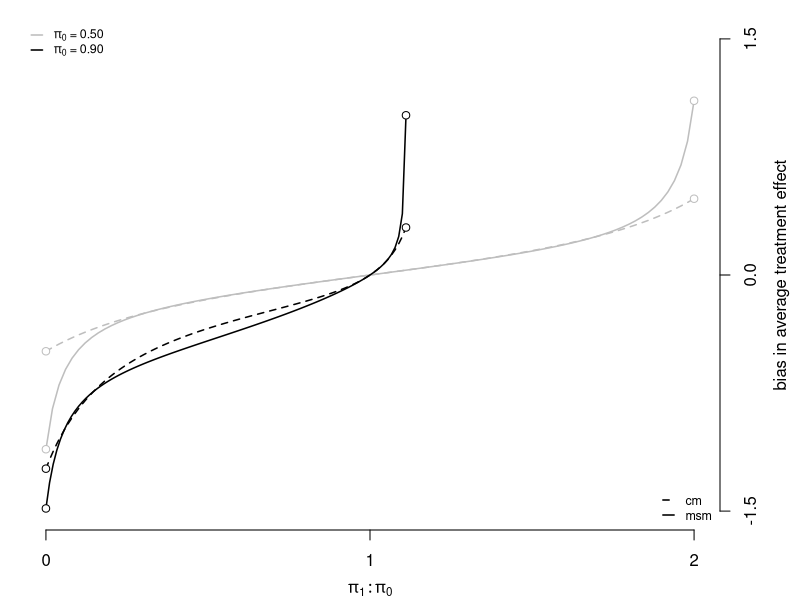
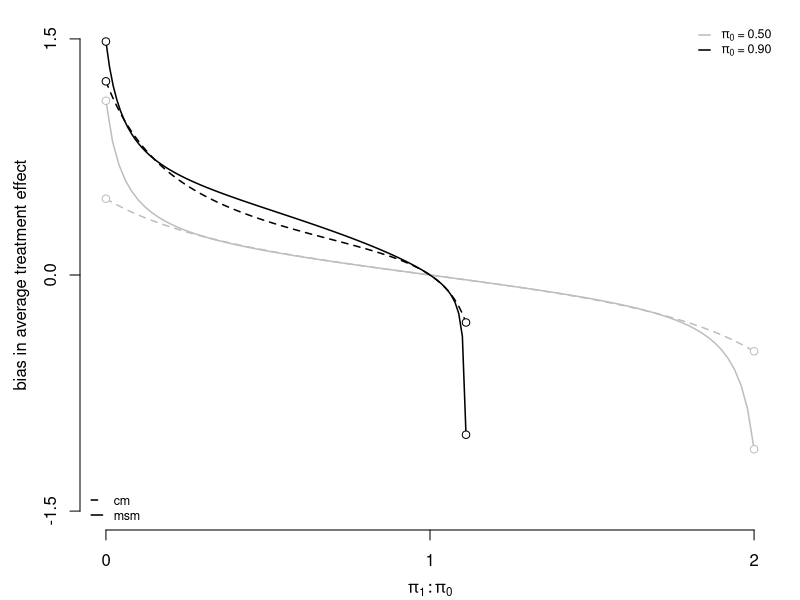
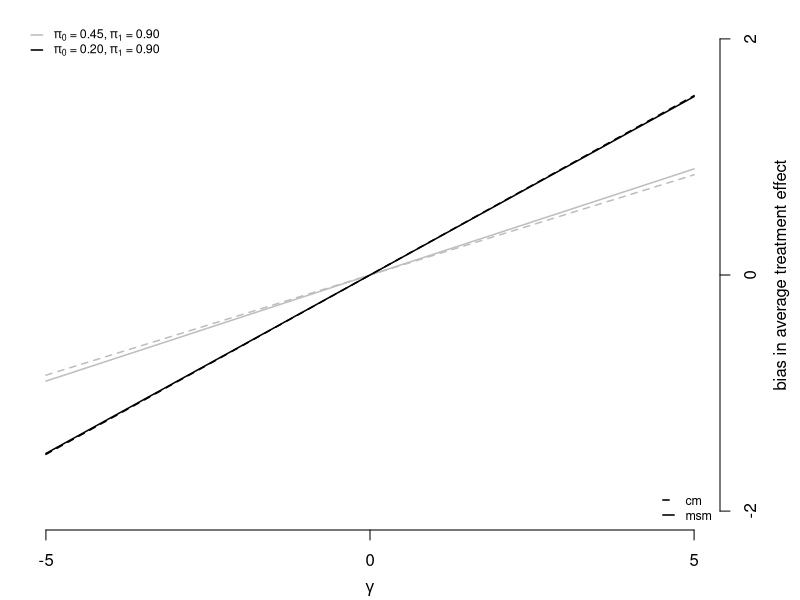
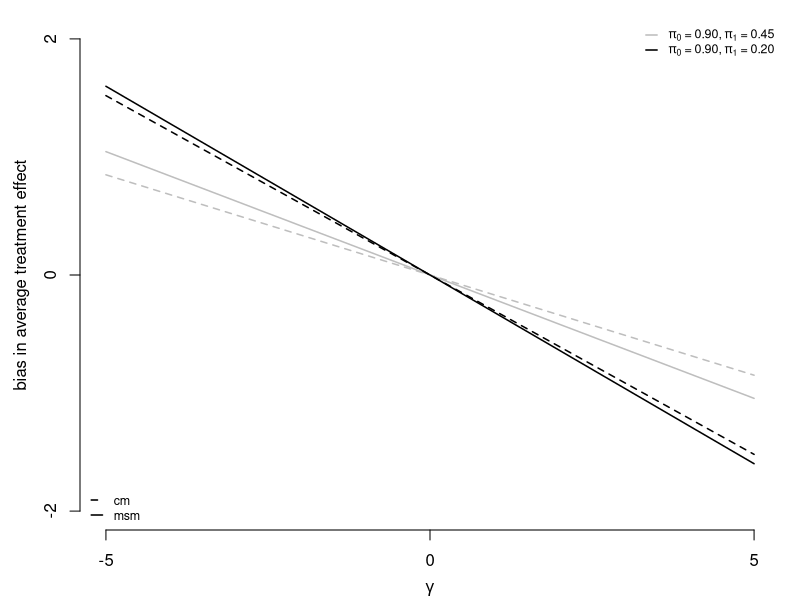
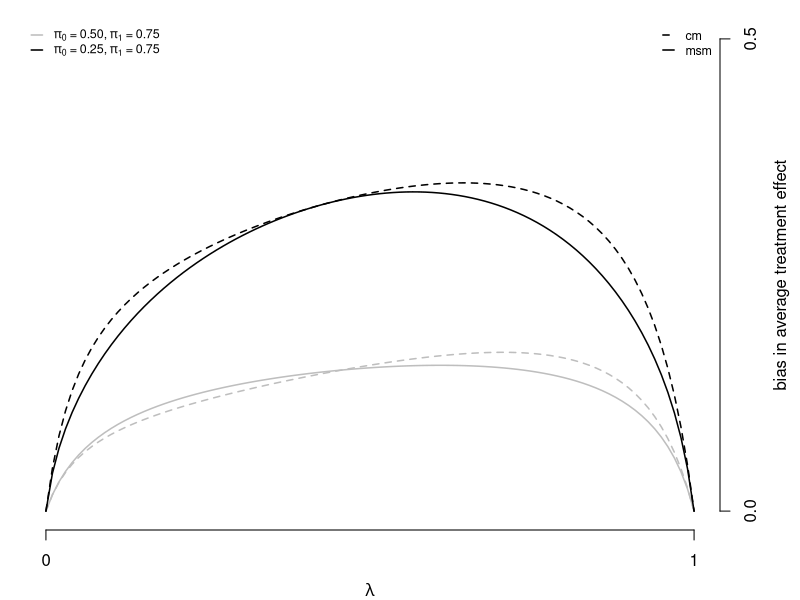
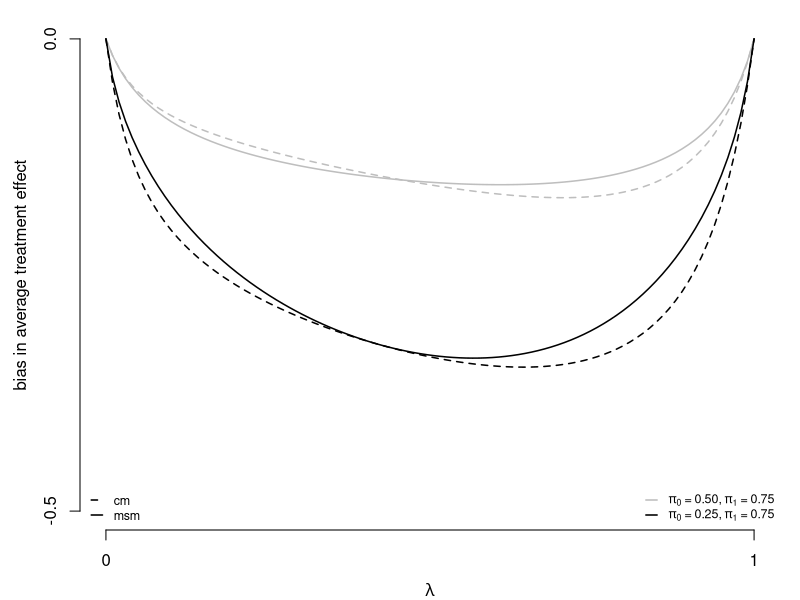
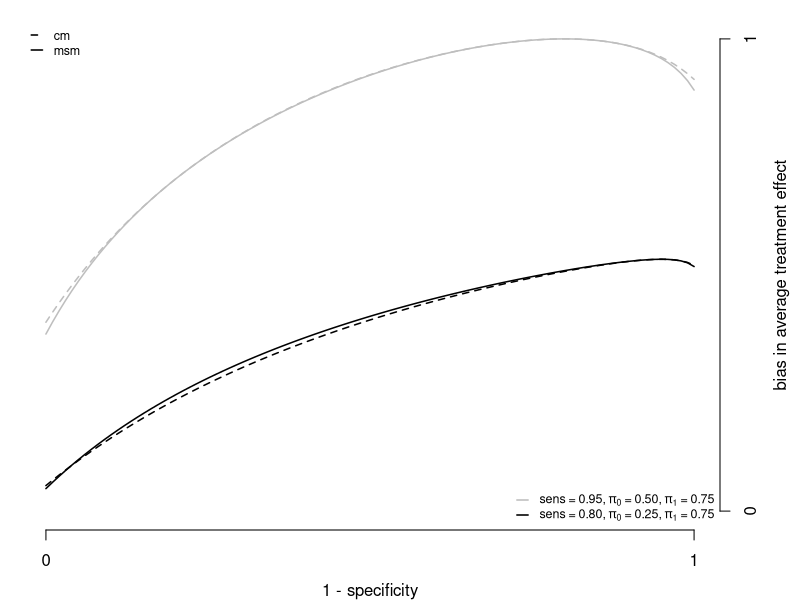
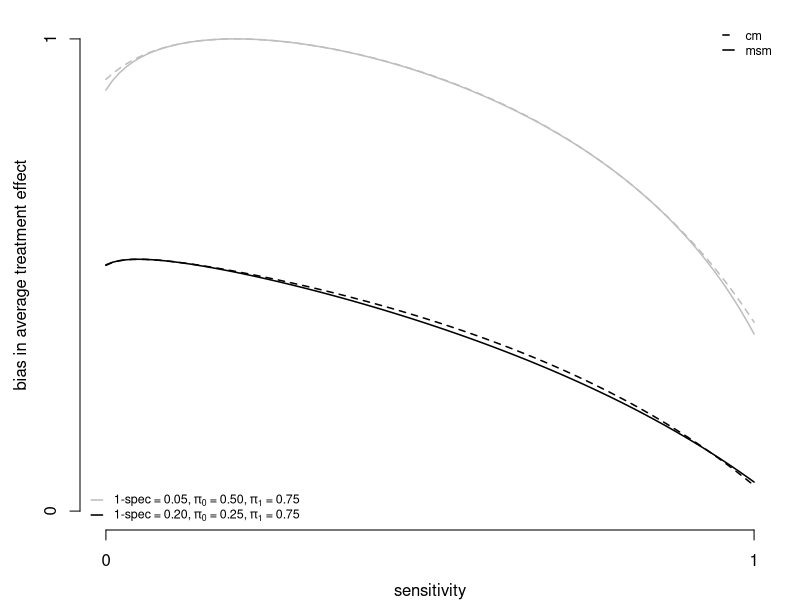

These charts were generated, in order, by the following R code:
#---------------------------------------------------------------------------------------------------------
#This code creates Figure 2a-2h in 'Sensitivity analysis for bias due to a misclassfied confounding variab
#le in marginal structural models'------------------------------------------------------------------------
#Author: Linda Nab, l.nab@lumc.nl-------------------------------------------------------------------------
#Date: 05122019-------------------------------------------------------------------------------------------
#---------------------------------------------------------------------------------------------------------

#Bias expressions ----------------------------------------------------------------------------------------
#---------------------------------------------------------------------------------------------------------
#read for the derivations of these bias expressions the appendix of the original paper--------------------
#---------------------------------------------------------------------------------------------------------
figures_dir <- "./figures"
#bias in conditional model
bias_cm <- function(par){
  alpha <- 1
  beta <- par[1]; gamma <- par[2]; lambda <- par[3]
  p_0 <- par[4]; p_1 <- par[5]; pi_0 <- par[6]; pi_1 <- par[7]
  #omega = P(A)
  omega <- pi_0 * (1-lambda) + pi_1 * lambda
  #ell = P(L^*)
  ell <- p_0 * (1-lambda) + p_1 * lambda
  #pi_star = P(A|L_star=l_star)
  pi_star <- function(l_star){
    term0 <- pi_0 * ((1-p_0)^(1-l_star)*p_0^l_star*(1-lambda)) / ((1-ell)^(1-l_star)*ell^l_star)
    term1 <- pi_1 * ((1-p_1)^(1-l_star)*p_1^l_star*lambda) / ((1-ell)^(1-l_star)*ell^l_star)
    return(term0 + term1)
  }
  #phi = P(L|A=a,L_star=l_star)
  phi <- function(a, l_star){
    out <- (lambda*(1-pi_1)^(1-a)*pi_1^a*(1-p_1)^(1-l_star)*p_1^l_star) / 
      ((1-pi_star(l_star))^(1-a)*pi_star(l_star)^a*(1-ell)^(1-l_star)*ell^l_star)
    return(out)
  }
  #bias
  temp <- (pi_star(1)*ell*(1-omega)-pi_star(1)*(pi_star(1) - pi_star(0))*ell*(1-ell)) / 
  (omega*(1-omega)-(pi_star(1)-pi_star(0))^2*ell*(1-ell))
  bias_cm <- gamma * (phi(1,0) - phi(0,0)) * (1 - temp) + 
                gamma * (phi(1,1) - phi(0,1)) * temp
  return(bias_cm)
}

#bias in msm estimated using ipw
bias_msm <- function(par){
  alpha <- 1
  beta <- par[1]; gamma <- par[2]; lambda <- par[3]
  p_0 <- par[4]; p_1 <- par[5]; pi_0 <- par[6]; pi_1 <- par[7]
  #omega = P(A)
  omega <- pi_0 * (1-lambda) + pi_1 * lambda
  #ell = P(L^*)
  ell <- p_0 * (1-lambda) + p_1 * lambda
  #pi_star = P(A|L_star=l_star)
  pi_star <- function(l_star){
    term0 <- pi_0 * ((1-p_0)^(1-l_star)*p_0^l_star*(1-lambda)) / ((1-ell)^(1-l_star)*ell^l_star)
    term1 <- pi_1 * ((1-p_1)^(1-l_star)*p_1^l_star*lambda) / ((1-ell)^(1-l_star)*ell^l_star)
    return(term0 + term1)
  }
  #phi = P(L|A=a,L_star=l_star)
  phi <- function(a, l_star){
    out <- (lambda*(1-pi_1)^(1-a)*pi_1^a*(1-p_1)^(1-l_star)*p_1^l_star) / 
      ((1-pi_star(l_star))^(1-a)*pi_star(l_star)^a*(1-ell)^(1-l_star)*ell^l_star)
    return(out)
  }
  #bias
  bias_msm <- gamma * (phi(1,0) - phi(0,0)) * (1 - ell) + 
                   gamma * (phi(1,1) - phi(0,1)) * ell
  return(bias_msm)
}

#Scenarios------------------------------------------------------------------------------------------------
#---------------------------------------------------------------------------------------------------------
#Plot a. Varying pi_1 and the pi_1/pi_0 ratio and gamma > 0-----------------------------------------------
#---------------------------------------------------------------------------------------------------------
#a1: beta = 1, gamma = 2, lambda = 0.5, p_0 = 0.05, p_1 = 0.9, pi_0 = 0.5, pi_1 = varying (from 0 to 1)---
a1 <- matrix(nrow = 100, ncol = 8)
a1[,1] <- 1; a1[,2] <- 2; a1[,3] <- 0.5; a1[,4] <- 0.05; a1[,5] <- 0.9
a1[,6] <- 0.5; a1[,7] <- seq(from = 0, to = 1, length.out = 100); a1[,8] <- a1[,7] / a1[,6] #pi_1/pi_0
#a2: beta = 1, gamma = 2, lambda = 0.5, p_0 = 0.05, p_1 = 0.9, pi_0 = 0.9, pi_1 = varying (from 0 to 1)---
a2 <- matrix(nrow = 100, ncol = 8)
a2[,1] <- 1; a2[,2] <- 2; a2[,3] <- 0.5; a2[,4] <- 0.05; a2[,5] <- 0.9
a2[,6] <- 0.9; a2[,7] <- seq(from = 0, to = 1, length.out = 100); a2[,8] <- a2[,7] / a2[,6] #pi_1/pi_0
#plot a1 + a2---------------------------------------------------------------------------------------------
#---------------------------------------------------------------------------------------------------------
png(paste0(figures_dir,"/pi1pi0_1.png"), width = 4, height = 4, units = 'in', res = 100)
par(mar = c(3.5, rep(1, 2), 4))
plot(a1[,8], apply(a1, 1, bias_cm), type = 'l', pch = 20, 
     col = "grey", lty = 2, xaxt = "n", yaxt = "n", lwd = 1.5, 
     frame.plot = F, ann = F,
     xlim = c(0, 2), ylim = c(-1.5, 1.5))
points(a1[1,8], bias_cm(a1[1,]), pch = 21, col = "grey", bg = "white")
points(a1[100,8], bias_cm(a1[100,]), pch = 21, col = "grey", bg = "white")
lines(a1[,8], apply(a1, 1, bias_msm), col = "grey", lwd = 1.5)
points(a1[1,8], bias_msm(a1[1,]), pch = 21, col = "grey", bg = "white")
points(a1[100,8], bias_msm(a1[100,]), pch = 21, col = "grey", bg = "white")
lines(a2[,8], apply(a2, 1, bias_cm), lty = 2, lwd = 1.5)
points(a2[1,8], bias_cm(a2[1,]), pch = 21, bg = "white")
points(a2[100,8], bias_cm(a2[100,]), pch = 21, bg = "white")
lines(a2[,8], apply(a2, 1, bias_msm), lwd = 1.5)
points(a2[1,8], bias_msm(a2[1,]), pch = 21, bg = "white")
points(a2[100,8], bias_msm(a2[100,]), pch = 21, bg = "white")
axis(1, at = c(0, 1, 2))
mtext(expression(pi[1]:pi[0]), side = 1, line = 2.5)
axis(4, at = c(-1.5, 0, 1.5))
mtext("bias in average treatment effect", side = 4, line = 2.5)
legend("topleft", legend = c(expression(paste(pi[0], " = 0.50 ")), expression(paste(pi[0], " = 0.90 "))),
       seg.len = 1, col = c("grey", "black"), lty = 1, lwd = 1.5, bty = 'n',cex = 0.75)
legend("bottomright", legend = c("cm ", "msm "), bty = 'n',
       seg.len = 1, col = "black", lty = c(2, 1), lwd = 1.5, cex = 0.75)
dev.off()

#Plot b. Varying pi_1 and the pi_1/pi_0 ratio and gamma < 0-----------------------------------------------
#---------------------------------------------------------------------------------------------------------
#b1: beta = 1, gamma = -2, lambda = 0.5, p_0 = 0.05, p_1 = 0.9, pi_0 = 0.5, pi_1 = varying (from 0 to 1)--
b1 <- matrix(nrow = 100, ncol = 8)
b1[,1] <- 1; b1[,2] <- -2; b1[,3] <- 0.5; b1[,4] <- 0.05; b1[,5] <- 0.9
b1[,6] <- 0.5; b1[,7] <- seq(from = 0, to = 1, length.out = 100); b1[,8] <- b1[,7] / b1[,6] #pi_1/pi_0
#b2: beta = 1, gamma = -2, lambda = 0.5, p_0 = 0.05, p_1 = 0.9, pi_0 = 0.9, pi_1 = varying (from 0 to 1)--
b2 <- matrix(nrow = 100, ncol = 8)
b2[,1] <- 1; b2[,2] <- -2; b2[,3] <- 0.5; b2[,4] <- 0.05; b2[,5] <- 0.9; 
b2[,6] <- 0.9; b2[,7] <- seq(from = 0, to = 1, length.out = 100); b2[,8] <- b2[,7] / b2[,6] #pi_1/pi_0
#plot b1 + b2---------------------------------------------------------------------------------------------
#---------------------------------------------------------------------------------------------------------
png(paste0(figures_dir,"/pi1pi0_2.png"), width = 4, height = 4, units = 'in', res = 100)
par(mar = c(3.5, 4, rep(1, 2)))
plot(b1[,8], apply(b1, 1, bias_cm), type = 'l', pch = 20, 
     col = "grey", lty = 2, xaxt = "n", yaxt = "n", lwd = 1.5, 
     frame.plot = F, ann = F, 
     xlim = c(0, 2), ylim = c(-1.5, 1.5))
points(b1[1,8], bias_cm(b1[1,]), pch = 21, col = "grey", bg = "white")
points(b1[100,8], bias_cm(b1[100,]), pch = 21, col = "grey", bg = "white")
lines(b1[,8], apply(b1, 1, bias_msm), col = "grey", lwd = 1.5)
points(b1[1,8], bias_msm(b1[1,]), pch = 21, col = "grey", bg = "white")
points(b1[100,8], bias_msm(b1[100,]), pch = 21, col = "grey", bg = "white")
lines(b2[,8], apply(b2, 1, bias_cm), lty = 2, lwd = 1.5)
points(b2[1,8], bias_cm(b2[1,]), pch = 21, bg = "white")
points(b2[100,8], bias_cm(b2[100,]), pch = 21, bg = "white")
lines(b2[,8], apply(b2, 1, bias_msm), lwd = 1.5)
points(b2[1,8], bias_msm(b2[1,]), pch = 21, bg = "white")
points(b2[100,8], bias_msm(b2[100,]), pch = 21, bg = "white")
axis(1, at = c(0, 1, 2))
mtext(expression(pi[1]:pi[0]), side = 1, line = 2.5)
axis(2, at = c(-1.5, 0, 1.5))
mtext("bias in average treatment effect", side = 2, line = 2.5)
legend("topright", legend = c(expression(paste(pi[0], " = 0.50 ")), expression(paste(pi[0], " = 0.90 "))),
       seg.len = 1, col = c("grey", "black"), lty = 1, lwd = 1.5, bty = 'n', cex = 0.75)
legend("bottomleft", legend = c("cm ", "msm "), bty = 'n',
       seg.len = 1, col = "black", lty = c(2, 1), lwd = 1.5, cex = 0.75)
dev.off()

#Plot c. Varying gamma from -5 to 5 and pi_1/pi_0>1-------------------------------------------------------
#---------------------------------------------------------------------------------------------------------
#c1: beta = 1, gamma = varying(from -5 to 5), lambda = 0.5, p_0 = 0.05, p_1 = 0.9, pi_0 = 0.45, pi_1 = 0.9
c1 <- matrix(nrow = 100, ncol = 7)
c1[,1] <- 1; c1[,2] <- seq(from = -5, to = 5, length.out = 100); c1[,3] <- 0.5; c1[,4] <- 0.05
c1[,5] <- 0.9; c1[,6] <- 0.45; c1[,7] <- 0.9
#c2: beta = 1, gamma = varying(from -5 to 5), lambda = 0.5, p_0 = 0.05, p_1 = 0.9, pi_0 = 0.20, pi_1 = 0.9
c2 <- matrix(nrow = 100, ncol = 7)
c2[,1] <- 1; c2[,2] <- seq(from = -5, to = 5, length.out = 100); c2[,3] <- 0.5; c2[,4] <- 0.05
c2[,5] <- 0.9; c2[,6] <- 0.2; c2[,7] <- 0.9
#plot c1 + c2---------------------------------------------------------------------------------------------
#---------------------------------------------------------------------------------------------------------
png(paste0(figures_dir,"/gamma_1.png"), width = 4, height = 4, units = 'in', res = 100)
par(mar = c(3.5, rep(1, 2), 4))
plot(c1[,2], apply(c1, 1, bias_cm), type = 'l', pch = 20, 
     col = "grey", lty = 2, xaxt = "n", yaxt = "n", lwd = 1.5, frame.plot = F,
     ann = F, 
     xlim = c(-5, 5), ylim = c(-2, 2))
axis(1, at = c(-5, 0, 5))
axis(4, at = c(-2, 0, 2))
mtext(expression(gamma), side = 1, line = 2.5)
mtext("bias in average treatment effect", side = 4, line = 2.5)
lines(c1[,2], apply(c1, 1, bias_msm), col = "grey", lwd = 1.5)
lines(c2[,2], apply(c2, 1, bias_cm), lty = 2, lwd = 1.5)
lines(c2[,2], apply(c2, 1, bias_msm), lwd = 1.5)
legend("topleft", legend = c(expression(paste(pi[0], " = 0.45, ", pi[1], " = 0.90")), 
                             expression(paste(pi[0], " = 0.20, ", pi[1], " = 0.90"))),
       seg.len = 1, col = c("grey", "black"), lty = 1, lwd = 1.5, bty = 'n', cex = 0.75)
legend("bottomright", legend = c("cm ", "msm "), bty = 'n',
       seg.len = 1, col = "black", lty = c(2, 1), lwd = 1.5, cex = 0.75)
dev.off()

#Plot d. Varying gamma from -5 to 5 and pi_1/pi_0 < 1-----------------------------------------------------
#---------------------------------------------------------------------------------------------------------
#d1: beta = 1, gamma = varying(from -5 to 5), lambda = 0.5, p_0 = 0.05, p_1 = 0.9, pi_0 = 0.9, pi_1 = 0.45
d1 <- matrix(nrow = 100, ncol = 8)
d1[,1] <- 1; d1[,2] <- seq(from = -5, to = 5, length.out = 100); d1[,3] <- 0.5; d1[,4] <- 0.05
d1[,5] <- 0.9 ;d1[,6] <- 0.9; d1[,7] <- 0.45
#d2: beta = 1, gamma = varying (from -5 to 5), lambda = 0.5, p_0 = 0.05, p_1 = 0.9, pi_0 = 0.9, pi_1 = 0.2
d2 <- matrix(nrow = 100, ncol = 8)
d2[,1] <- 1; d2[,2] <- seq(from = -5, to = 5, length.out = 100); d2[,3] <- 0.5; d2[,4] <- 0.05
d2[,5] <- 0.9 ;d2[,6] <- 0.9; d2[,7] <- 0.2 
#plot d1 + d2---------------------------------------------------------------------------------------------
#---------------------------------------------------------------------------------------------------------
png(paste0(figures_dir,"/gamma_2.png"), width = 4, height = 4, units = 'in', res = 100)
par(mar = c(3.5, 4, rep(1, 2)))
plot(d1[,2], apply(d1, 1, bias_cm), type = 'l', pch = 20, 
     col = "grey", lty = 2, xaxt = "n", yaxt = "n", lwd = 1.5, frame.plot = F,
     ann = F, 
     xlim = c(-5, 5), ylim = c(-2, 2))
axis(1, at = c(-5, 0, 5))
axis(2, at = c(-2, 0, 2))
mtext(expression(gamma), side = 1, line = 2.5)
mtext("bias in average treatment effect", side = 2, line = 2.5)
lines(d1[,2], apply(d1, 1, bias_msm), col = "grey", lwd = 1.5)
lines(d2[,2], apply(d2, 1, bias_cm), lty = 2, lwd = 1.5)
lines(d2[,2], apply(d2, 1, bias_msm), lwd = 1.5)
legend("topright", legend = c(expression(paste(pi[0], " = 0.90, ", pi[1], " = 0.45")), 
                              expression(paste(pi[0], " = 0.90, ", pi[1], " = 0.20"))),
       seg.len = 1, col = c("grey", "black"), lty = 1, lwd = 1.5, bty = 'n', cex = 0.75)
legend("bottomleft", legend = c("cm ", "msm "), bty = 'n',
       seg.len = 1, col = "black", lty = c(2, 1), lwd = 1.5, cex = 0.75)
dev.off()

#Plot e. Varying lambda from -5 to 5, pi_1/pi_0 > 1 and gamma > 0-----------------------------------------
#---------------------------------------------------------------------------------------------------------
#e1: beta = 1, gamma = 2, lambda = (0,1), p_0 = 0.05, p_1 = 0.9, pi_0 = 0.5, pi_1 = 0.75, pi_1/pi_0 = 1.5
e1 <- matrix(nrow = 100, ncol = 7)
e1[,1] <- 1; e1[,2] <- 2; e1[,3] <- seq(0, 1, length.out = 100); e1[,4] <- 0.05; e1[,5] <- 0.9 
e1[,6] <- 0.5; e1[,7] <- 0.75 
#e2: beta = 1, gamma = 2, lambda = (0,1), p_0 = 0.05, p_1 = 0.9, pi_0 = 0.25, pi_1 = 0.75, pi_1/pi_0 = 3
e2 <- matrix(nrow = 100, ncol = 7)
e2[,1] <- 1; e2[,2] <- 2; e2[,3] <- seq(0, 1, length.out = 100); e2[,4] <- 0.05; e2[,5] <- 0.9
e2[,6] <- 0.25; e2[,7] <- 0.75  
#plot e1 + e2---------------------------------------------------------------------------------------------
#---------------------------------------------------------------------------------------------------------
png(paste0(figures_dir,"/lambda_1.png"), width = 4, height = 4, units = 'in', res = 100)
par(mar = c(3.5, 1, 1, 4))
plot(e1[,3], apply(e1, 1, bias_cm), type = 'l', pch = 20, 
     col = "grey", lty = 2, xaxt = "n", yaxt = "n", lwd = 1.5, frame.plot = F,
     ann = F, 
     xlim = c(0, 1), ylim = c(0, 0.5))
lines(e1[,3], apply(e1, 1, bias_msm), col = "grey", lwd = 1.5)
lines(e2[,3], apply(e2, 1, bias_cm), lty = 2, lwd = 1.5)
lines(e2[,3], apply(e2, 1, bias_msm), lwd = 1.5)
#points(e1[1,3], bias_cm(e1[1,]), pch = 21, bg = "white")
#points(e1[100,3], bias_cm(e1[100,]), pch = 21, bg = "white")
axis(1, at = c(0, 1))
mtext(expression(lambda), side = 1, line = 2.5)
axis(4, at = c(0, 0.5))
mtext("bias in average treatment effect", side = 4, line = 2.5)
legend("topleft", legend = c(expression(paste(pi[0], " = 0.50, ", pi[1], " = 0.75")), 
                             expression(paste(pi[0], " = 0.25, ", pi[1], " = 0.75"))),
       seg.len = 1, col = c("grey", "black"), lty = 1, lwd = 1.5, bty = 'n', cex = 0.75)
legend("topright", legend = c("cm ", "msm "), bty = 'n',
       seg.len = 1, col = "black", lty = c(2, 1), lwd = 1.5, cex = 0.75)
dev.off()

#Plot f. Varying lambda from -5 to 5, pi_1/pi_0 > 1 and gamma < 0-----------------------------------------
#---------------------------------------------------------------------------------------------------------
#f1: beta = 1, gamma = -2, lambda = (0,1), p_0 = 0.05, p_1 = 0.9, pi_0 = 0.5, pi_1 = 0.75, pi_1/pi_0 = 1.5
f1 <- matrix(nrow = 100, ncol = 7)
f1[,1] <- 1; f1[,2] <- -2; f1[,3] <- seq(0, 1, length.out = 100); f1[,4] <- 0.05; f1[,5] <- 0.9
f1[,6] <- 0.5; f1[,7] <- 0.75 
#f2: beta = 1, gamma = -2, lambda = (0,1), p_0 = 0.05, p_1 = 0.9, pi_0 = 0.25, pi_1 = 0.75, pi_1/pi_0 = 3
f2 <- matrix(nrow = 100, ncol = 7)
f2[,1] <- 1; f2[,2] <- -2; f2[,3] <- seq(0, 1, length.out = 100); f2[,4] <- 0.05; f2[,5] <- 0.9
f2[,6] <- 0.25; f2[,7] <- 0.75
#plot f1 + f2---------------------------------------------------------------------------------------------
#---------------------------------------------------------------------------------------------------------
png(paste0(figures_dir,"/lambda_2.png"), width = 4, height = 4, units = 'in', res = 100)
par(mar = c(3.5, 4, 1, 1))
plot(f1[,3], apply(f1, 1, bias_cm), type = 'l', pch = 20, 
     col = "grey", lty = 2, xaxt = "n", yaxt = "n", lwd = 1.5, frame.plot = F,
     ann = F, 
     xlim = c(0, 1), ylim = c(-0.5, 0))
lines(f1[,3], apply(f1, 1, bias_msm), col = "grey", lwd = 1.5)
lines(f2[,3], apply(f2, 1, bias_cm), lty = 2, lwd = 1.5)
lines(f2[,3], apply(f2, 1, bias_msm), lwd = 1.5)
#points(f1[1,3], bias_cm(m7[1,]), pch = 21, bg = "white")
#points(f1[100,3], bias_cm(m7[100,]), pch = 21, bg = "white")
axis(1, at = c(0, 1))
mtext(expression(lambda), side = 1, line = 2.5)
axis(2, at = c(-0.5, 0))
mtext("bias in average treatment effect", side = 2, line = 2.5)
legend("bottomright", legend = c(expression(paste(pi[0], " = 0.50, ", pi[1], " = 0.75")), 
                             expression(paste(pi[0], " = 0.25, ", pi[1], " = 0.75"))),
       seg.len = 1, col = c("grey", "black"), lty = 1, lwd = 1.5, bty = 'n', cex = 0.75)
legend("bottomleft", legend = c("cm ", "msm "), bty = 'n',
       seg.len = 1, col = "black", lty = c(2, 1), lwd = 1.5, cex = 0.75)
dev.off()

#Plot g. Varying p_0 from 0 to 1, pi_1/pi_0 > 1 and gamma > 0---------------------------------------------
#---------------------------------------------------------------------------------------------------------
#g1: beta = 1, gamma = 2, lambda = 0.5, p_0 = c(0,1), p_1 = 0.95, pi_0 = 0.5, pi_1 = 0.75, pi_1/pi_0 = 1.5
g1 <- matrix(nrow = 100, ncol = 7)
g1[,1] <- 1; g1[,2] <- 2; g1[,3] <- 0.5; g1[,4] <- seq(0, 1, length.out = 100); g1[,5] <- 0.95
g1[,6] <- 0.5; g1[,7] <- 0.75 #;g1[,8] <- g1[,4]/g1[,5]
#g2: beta = 1, gamma = 2, lambda = 0.8, p_0 = c(0,1), p_1 = 0.80, pi_0 = 0.25, pi_1 = 0.75, pi_1/pi_0 = 3
g2 <- matrix(nrow = 100, ncol = 7)
g2[,1] <- 1; g2[,2] <- 2; g2[,3] <- 0.5; g2[,4] <- seq(0, 1, length.out = 100); g2[,5] <- 0.8; 
g2[,6] <- 0.25; g2[,7] <- 0.75 #;g2[,8] <- g2[,4]/g2[,5]
#plot g1 + g2---------------------------------------------------------------------------------------------
#---------------------------------------------------------------------------------------------------------
png(paste0(figures_dir,"/p_0.png"), width = 4, height = 4, units = 'in', res = 100)
par(mar = c(3.5, 1, 1, 4))
plot(g1[,4], apply(g1, 1, bias_cm), type = 'l', pch = 20, 
     col = "black", lty = 2, xaxt = "n", yaxt = "n", lwd = 1.5, frame.plot = F,
     ann = F, 
     xlim = c(0, 1), ylim = c(0, 1))
lines(g1[,4], apply(g1, 1, bias_msm), col = "black", lwd = 1.5)
lines(g2[,4], apply(g2, 1, bias_cm), col = "grey", lty = 2, lwd = 1.5)
lines(g2[,4], apply(g2, 1, bias_msm), col = "grey", lwd = 1.5)
axis(1, at = c(0, 1))
mtext("1 - specificity", side = 1, line = 2.5)
axis(4, at = c(0, 1))
mtext("bias in average treatment effect", side = 4, line = 2.5)
legend("bottomright", legend = c(expression(paste("sens = 0.95, ", pi[0], " = 0.50, ", pi[1], " = 0.75")), 
                                 expression(paste("sens = 0.80, ", pi[0], " = 0.25, ", pi[1], " = 0.75"))),
       seg.len = 1, col = c("grey", "black"), lty = 1, lwd = 1.5, bty = 'n', cex = 0.75)
legend("topleft", legend = c("cm ", "msm "), bty = 'n',
       seg.len = 1, col = "black", lty = c(2, 1), lwd = 1.5, cex = 0.75)
dev.off()

#Plot h. Varying p_1 from 0 to 1, pi_1/pi_0 > 1 and gamma > 0---------------------------------------------
#---------------------------------------------------------------------------------------------------------
#h1: beta = 1, gamma = 2, lambda = 0.5, p_0 = 0.05, p_1 = c(0,1), pi_0 = 0.5, pi_1 = 0.75, pi_1/pi_0 = 1.5
h1 <- matrix(nrow = 100, ncol = 7)
h1[,1] <- 1; h1[,2] <- 2; h1[,3] <- 0.5; h1[,4] <- 0.05; 
h1[,5] <- seq(0, 1, length.out = 100); h1[,6] <- 0.5; h1[,7] <- 0.75 #;h1[,8] <- h1[,4]/h1[,5]
#h2: beta = 1, gamma = 2, lambda = 0.5, p_0 = 0.2, p_1 = c(0,1), pi_0 = 0.25, pi_1 = 0.75, pi_1/pi_0 = 3
h2 <- matrix(nrow = 100, ncol = 7)
h2[,1] <- 1; h2[,2] <- 2; h2[,3] <- 0.5; h2[,4] <- 0.2; h2[,5] <- seq(0, 1, length.out = 100)
h2[,6] <- 0.25; h2[,7] <- 0.75 #;h2[,8] <- h2[,4]/h2[,5]
png(paste0(figures_dir,"/p_1.png"), width = 4, height = 4, units = 'in', res = 100)
par(mar = c(3.5, 4, 1, 1))
plot(h1[,5], apply(h1, 1, bias_cm), type = 'l', pch = 20, 
     col = "black", lty = 2, xaxt = "n", yaxt = "n", lwd = 1.5, frame.plot = F,
     ann = F, 
     xlim = c(0, 1), ylim = c(0, 1))
lines(h1[,5], apply(h1, 1, bias_msm), col = "black", lwd = 1.5)
lines(h2[,5], apply(h2, 1, bias_cm), col = "grey", lty = 2, lwd = 1.5)
lines(h2[,5], apply(h2, 1, bias_msm), col = "grey", lwd = 1.5)
axis(1, at = c(0, 1))
mtext("sensitivity", side = 1, line = 2.5)
axis(2, at = c(0, 1))
mtext("bias in average treatment effect", side = 2, line = 2.5)
legend("bottomleft", legend = c(expression(paste("1-spec = 0.05, ", pi[0], " = 0.50, ", pi[1], " = 0.75")), 
                                 expression(paste("1-spec = 0.20, ", pi[0], " = 0.25, ", pi[1], " = 0.75"))),
       seg.len = 1, col = c("grey", "black"), lty = 1, lwd = 1.5, bty = 'n', cex = 0.75)
legend("topright", legend = c("cm ", "msm "), bty = 'n',
       seg.len = 1, col = "black", lty = c(2, 1), lwd = 1.5, cex = 0.75)
dev.off()
